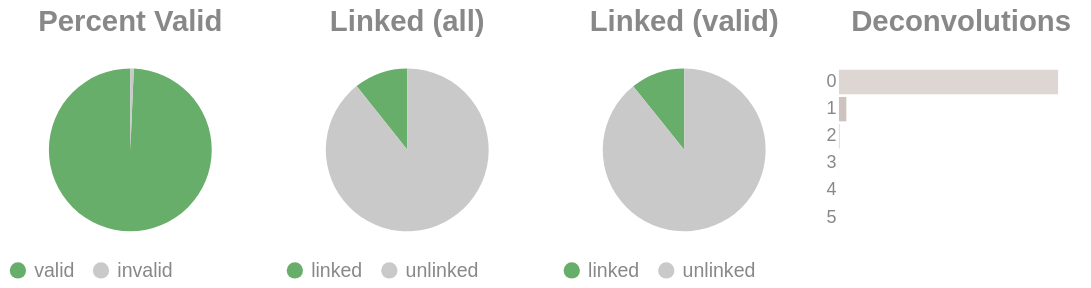

The notebook cell saved with this chart:
### Code cell
if SKIPLR:
    pass
else:
    clash = Counter()
    for i in valids['molecule'].to_list():
        _mol = i.split("-")
        if len(_mol) == 1:
            clash.update('0')
        else:
            clash.update(_mol[-1])

    _d = {"deconvolutions": [], 'count': []}
    for k,v in clash.items():
        _d['deconvolutions'].append(k)
        _d['count'].append(v)

    tot_valid = valids['reads'].sum()
    mask = valids['reads'] >= 2
    n_linked_reads = valids.filter(mask)['reads'].sum()
    if n_linked_reads == 0:
        print_html("No linked molecules (>=2 reads) were detected; skipping linked-only distributions.")
        SKIPLR = True
    else:
        perc_valid = round(tot_valid / n_reads, 4)
        linked_perc_abs = round(n_linked_reads / n_reads, 4)
        linked_perc = round(n_linked_reads / tot_valid, 4)

    _valid = pl.DataFrame({"valids": ['valid', 'invalid'], "count": [tot_valid, n_reads - tot_valid]})
    _linked_abs = pl.DataFrame({"linked (absolute)": ['linked', 'unlinked'], "count": [n_linked_reads, n_reads - n_linked_reads]})
    _linked_rel = pl.DataFrame({"linked (valids)": ['linked', 'unlinked'], "count": [n_linked_reads, tot_valid - n_linked_reads]})

    (
        alt.hconcat(
            piechart(_valid, goodval = 'valid', title = "Percent Valid"),
            piechart(_linked_abs, goodval = "linked", title =  "Linked (all)"),
            piechart(_linked_rel, goodval = "linked", title =  "Linked (valid)"),
            convolutionbar(pl.DataFrame(_d), title = "Deconvolutions"),
            center = True,
            bounds = 'flush'
        )
        .resolve_scale(color='independent')
        .resolve_legend('independent')
        .properties(usermeta={'embedOptions': {"actions": False}})
    ).display()

### Figure 1 — Vega-Lite specification as saved in the notebook (floating-point values rounded to 4 significant figures)
{"width": "container", "height": 400, "config": {"title": {"anchor": "start", "dy": -15, "fontSize": 18, "color": "#888888", "subtitleColor": "#888888", "subtitleFontSize": 14}, "arc": {"fill": "#0072B2"}, "axis": {"domainColor": "#888888", "domainWidth": 0.5, "gridWidth": 0.2, "grid": false, "titleFontWeight": 400, "titleFontSize": 15, "labelFontSize": 11, "labelColor": "#888888", "tickColor": "#888888", "tickWidth": 0.2, "titleColor": "#888888"}, "axisBand": {"grid": false}, "axisX": {"grid": true, "tickSize": 10, "domainCap": "round"}, "axisY": {"domain": false, "grid": true, "tickSize": 0, "domainCap": "round"}, "background": "transparent", "header": {"labelFontSize": 15, "labelColor": "#888888", "titleFontSize": 15, "titleFontWeight": 600, "titleColor": "#888888"}, "legend": {"labelFont": "sans-serif", "labelFontSize": 12, "labelColor": "#888888", "symbolSize": 100, "symbolType": "circle", "titleFontSize": 12, "titlePadding": 10, "titleColor": "#888888", "title": null}, "range": {"category": ["#E69F00", "#56B4E9", "#009E73", "#F0E442", "#0072B2", "#D55E00", "#CC79A7", "#000000"], "diverging": ["#cfe8f3", "#a2d4ec", "#73bfe2", "#46abdb", "#1696d2", "#12719e"]}, "area": {"fill": "#0072B2", "fillOpacity": 0.7, "line": true, "strokeOpacity": 0.7}, "line": {"color": "#0072B2", "stroke": "#0072B2", "strokeWidth": 2}, "trail": {"color": "#0072B2", "stroke": "#0072B2", "strokeWidth": 0, "size": 1}, "point": {"filled": true, "fillOpacity": 1.0, "size": 95}, "text": {"color": "#888888", "fontSize": 11, "align": "right", "fontWeight": 400, "size": 11}, "bar": {"fill": "#0072B2", "stroke": null}, "view": {"stroke": null, "continuousWidth": 660, "continuousHeight": 400}}, "hconcat": [{"data": {"name": "data-0b9abc7e195383085ba26ab94208fc7c"}, "mark": {"type": "arc"}, "encoding": {"color": {"field": "valids", "legend": {"orient": "bottom", "title": null}, "scale": {"domain": ["valid", "invalid"], "range": ["#68ae6b", "#C9C9C9"]}, "title": "Valids", "type": "nominal"}, "theta": {"field": "count", "type": "quantitative"}, "tooltip": [{"field": "valids", "title": "Valids", "type": "ordinal"}, {"field": "percent", "format": ".2%", "title": "Percent", "type": "quantitative"}, {"field": "count", "title": "Count", "type": "quantitative"}]}, "height": 100, "title": {"text": "Percent Valid", "align": "center", "anchor": "middle"}, "transform": [{"calculate": "datum.count / 3969726", "as": "percent"}], "width": 150}, {"data": {"name": "data-0133844c320817c1c39e22f7e995fc2f"}, "mark": {"type": "arc"}, "encoding": {"color": {"field": "linked (absolute)", "legend": {"orient": "bottom", "title": null}, "scale": {"domain": ["linked", "unlinked"], "range": ["#68ae6b", "#C9C9C9"]}, "title": "Linked (Absolute)", "type": "nominal"}, "theta": {"field": "count", "type": "quantitative"}, "tooltip": [{"field": "linked (absolute)", "title": "Linked (Absolute)", "type": "ordinal"}, {"field": "percent", "format": ".2%", "title": "Percent", "type": "quantitative"}, {"field": "count", "title": "Count", "type": "quantitative"}]}, "height": 100, "title": {"text": "Linked (all)", "align": "center", "anchor": "middle"}, "transform": [{"calculate": "datum.count / 3969726", "as": "percent"}], "width": 150}, {"data": {"name": "data-86b09c4cab80310ffcd38fa7cc6c6f5d"}, "mark": {"type": "arc"}, "encoding": {"color": {"field": "linked (valids)", "legend": {"orient": "bottom", "title": null}, "scale": {"domain": ["linked", "unlinked"], "range": ["#68ae6b", "#C9C9C9"]}, "title": "Linked (Valids)", "type": "nominal"}, "theta": {"field": "count", "type": "quantitative"}, "tooltip": [{"field": "linked (valids)", "title": "Linked (Valids)", "type": "ordinal"}, {"field": "percent", "format": ".2%", "title": "Percent", "type": "quantitative"}, {"field": "count", "title": "Count", "type": "quantitative"}]}, "height": 100, "title": {"text": "Linked (valid)", "align": "center", "anchor": "middle"}, "transform": [{"calculate": "datum.count / 3942604", "as": "percent"}], "width": 150}, {"data": {"name": "data-87db0f222d30d264e9b05560a44596aa"}, "mark": {"type": "bar"}, "encoding": {"color": {"field": "deconvolutions", "legend": null, "scale": {"scheme": "lightgreyred"}, "type": "nominal"}, "tooltip": [{"field": "deconvolutions", "title": "Deconvolutions", "type": "ordinal"}, {"field": "percent", "format": ".2%", "title": "Percent", "type": "quantitative"}, {"field": "count", "title": "Count", "type": "quantitative"}], "x": {"axis": null, "field": "count", "type": "quantitative"}, "y": {"field": "deconvolutions", "sort": "ascending", "title": null, "type": "nominal"}}, "height": 100, "title": {"text": "Deconvolutions", "align": "center", "anchor": "middle"}, "transform": [{"calculate": "datum.count / 3717497", "as": "percent"}], "width": 150}], "bounds": "flush", "center": true, "resolve": {"legend": {"angle": "independent"}, "scale": {"color": "independent"}}, "usermeta": {"embedOptions": {"actions": false}}, "$schema": "https://vega.github.io/schema/vega-lite/v6.1.0.json", "datasets": {"data-0b9abc7e195383085ba26ab94208fc7c": [{"valids": "valid", "count": 3942604}, {"valids": "invalid", "count": 27122}], "data-0133844c320817c1c39e22f7e995fc2f": [{"linked (absolute)": "linked", "count": 424425}, {"linked (absolute)": "unlinked", "count": 3545301}], "data-86b09c4cab80310ffcd38fa7cc6c6f5d": [{"linked (valids)": "linked", "count": 424425}, {"linked (valids)": "unlinked", "count": 3518179}], "data-87db0f222d30d264e9b05560a44596aa": [{"deconvolutions": "0", "count": 3587723}, {"deconvolutions": "1", "count": 121548}, {"deconvolutions": "2", "count": 7536}, {"deconvolutions": "3", "count": 613}, {"deconvolutions": "4", "count": 71}, {"deconvolutions": "5", "count": 6}]}}
